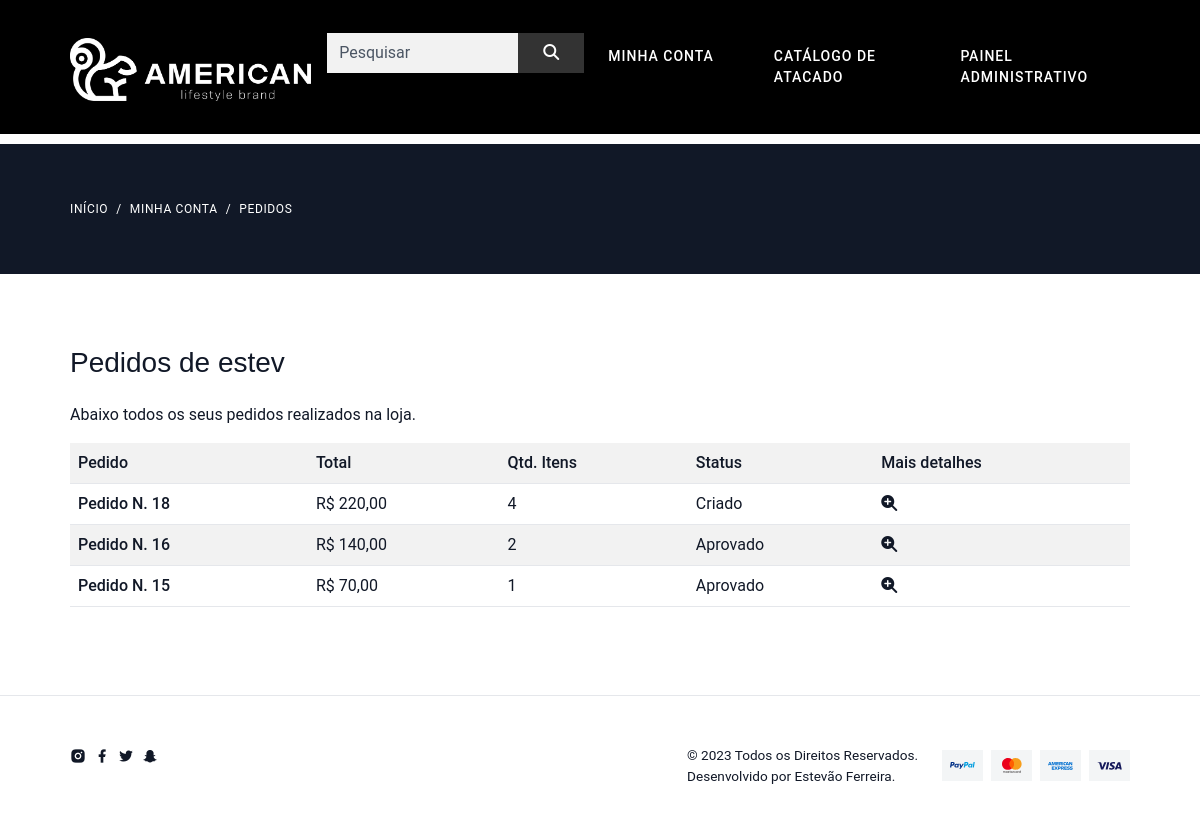
Before: /pedido/lista/ (signed in) with the older database file.
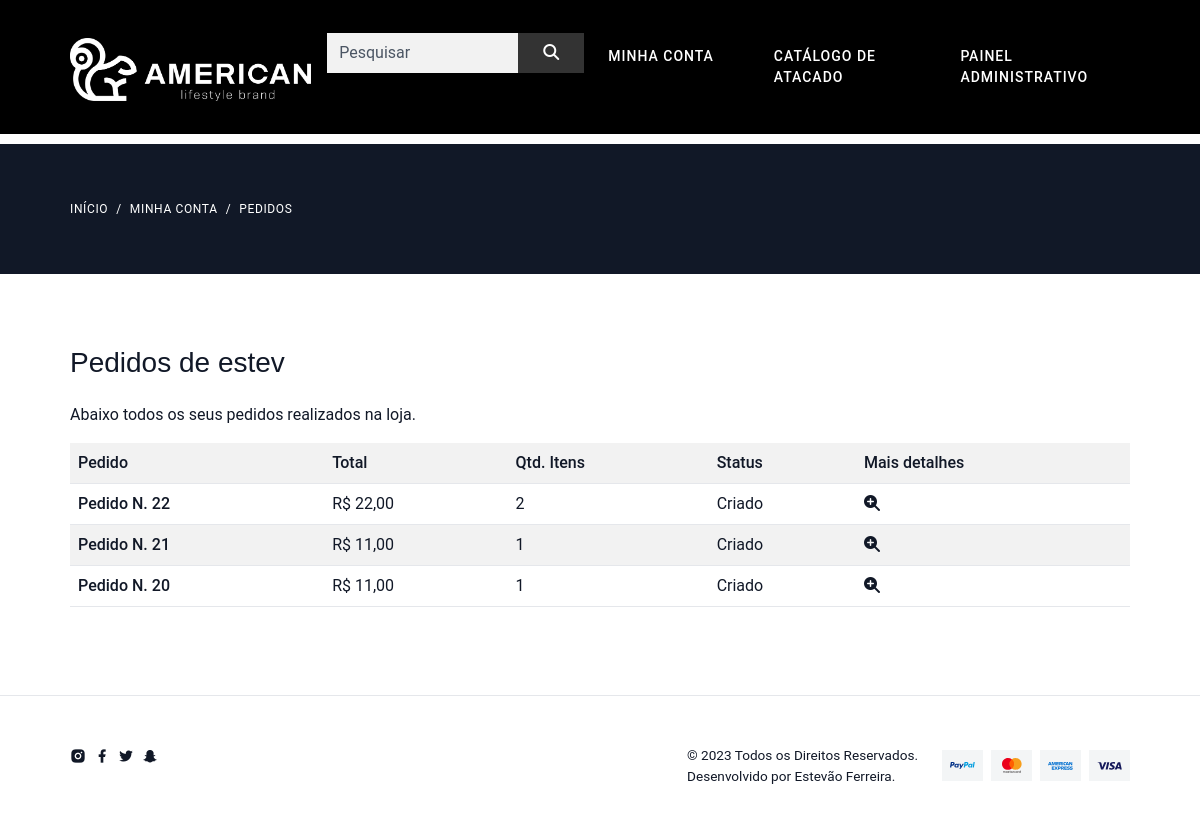
After: the same page with the newer database file.
### pedido/models.py (models this page shows, shortened)
class Pedido(models.Model):
    usuario = models.ForeignKey(User, on_delete=models.CASCADE)
    total = models.FloatField()
    qtd_total = models.PositiveIntegerField()
    status = models.CharField(
        default="C",
        max_length=1,
        choices=(
            ('C', 'Criado'),
            ('A', 'Aprovado'),
        )
    )
    data = models.DateField(default=timezone.now,
                            verbose_name='Data do pedido')
    pagamento = models.CharField(
        default="C",
        max_length=1,
        choices=(
            ('C', 'Cartão'),
            ('D', 'Dinheiro'),
        )
    )
    vendedor = models.ForeignKey(
        Vendedor, on_delete=models.CASCADE, blank=True, null=True)
    def __str__(self):
        return f'Pedido N. {self.pk}'

### pedido/views.py (the view)
# urls.py: path('lista/', views.Lista.as_view(), name='lista'),
class Lista(DispatchLoginRequiredMixin, ListView):
    model = Pedido
    context_object_name = 'pedidos'
    template_name = 'pedido/lista.html'
    paginate_by = 10
    ordering = ['-id']
    def get_context_data(self, **kwargs):
        context = super().get_context_data(**kwargs)
        context['categorias'] = models.Categoria.objects.all()
        return context

### pedido/views.py (called while the page is built)
    def dispatch(self, *args, **kwargs):
        if not self.request.user.is_authenticated:
            return redirect('perfil:criar')
        return super().dispatch(*args, **kwargs)

    def get_queryset(self, *args, **kwargs):
        qs = super().get_queryset(*args, **kwargs)
        qs = qs.filter(usuario=self.request.user)
        return qs

### produto/templatetags/omfilters.py (called while the page is built)
@register.filter
def formata_preco(val):
    return utils.formata_preco(val)

### utils/utils.py (called while the page is built)
def formata_preco(val):
    return f'R$ {val:.2f}'.replace('.', ',')

### pedido/templates/pedido/lista.html (shortened to what this page needs)
{% extends 'base.html' %}
{% load omfilters %}
{% block conteudo %}
<section class="mt-0 ">
    <div class="bg-dark py-6">
        <div class="container-fluid">
            <nav class="m-0" aria-label="breadcrumb">
                <ol class="breadcrumb m-0">
                    <li class="breadcrumb-item breadcrumb-light"><a>Início</a></li>
                    <li class="breadcrumb-item breadcrumb-light"><a>Minha conta</a></li>
                    <li class="breadcrumb-item  breadcrumb-light active" aria-current="page">Pedidos</li>
                </ol>
            </nav>
        </div>
    </div>
    <div class="container-fluid mt-5">
        <div class="row">
            <div class="col">
                <br>
                <h3 class="mb-4">Pedidos de {{ user }}</h3>
                <p>Abaixo todos os seus pedidos realizados na loja.</p>
                <div class="table-responsive">
                    <table class="table table-striped">
                        <tr>
                            <th scope="col">Pedido</th>
                            <th scope="col">Total</th>
                            <th scope="col">Qtd. Itens</th>
                            <th scope="col">Status</th>
                            <th scope="col">Mais detalhes</th>
                        </tr>
                        {% for pedido in pedidos %}
                        <tr>
                            <th scope="row">{{ pedido }}</td>
                            <td>{{ pedido.total|formata_preco }}</td>
                            <td>{{ pedido.qtd_total }}</td>
                            <td>{{ pedido.get_status_display }}</td>
                            <td>
                                <a href="{% url 'pedido:detalhe' pedido.id %}">
                                    <i class="fa fa-search-plus ml-2"></i>
                                </a>
                            </td>
                        </tr>
                        {% endfor %}
                    </table>
                </div>
            </div>
        </div>
    </div>
</section>
{% endblock %}

### templates/base.html (shortened to what this page needs)
<!doctype html>
<html lang="pt-BR">
<head>
    {% include 'parciais/_head.html' %}
</head>
<body>
    {% include 'parciais/_nav.html' %}
        {% block conteudo %}{% endblock %}
    {% include 'parciais/_footer.html' %}
</body>
</html>

### templates/parciais/_head.html (shortened to what this page needs)
{% load static %}
<link rel="stylesheet" href="{% static 'css/libs.bundle.css'%}" />
<link rel="stylesheet" href="{% static 'css/theme.bundle.css'%}" />

### templates/parciais/_nav.html (shortened to what this page needs)
{% load omfilters %}
{% load static %}
<nav class="navbar navbar-expand-lg navbar-dark" style="background-color: #000; margin-bottom: 10px;">
    <div class="container-fluid position-relative">
        <a class="navbar-brand" href="{% url 'produto:lista' %}">
            <img src="{% static 'images/logos/logoab.png'%}" alt="HTML Bootstrap Template by Pixel Rocket"
                style="width: 280px; margin-top: 05px;" class="img-fluid">
        </a>
        <div class="collapse navbar-collapse" id="navbarNavDropdown">
            <ul class="navbar-nav ms-auto">
                <li class="nav-item" style="margin-top: 15px;">
                    <form class="input-group" method="GET" action="{% url 'produto:busca' %}">
                        <input name="termo" value="{{ request.GET.termo }}" class="form-control border-0"
                            placeholder="Pesquisar" style="background-color: #f2f2f2; height: 40px;">
                        <div class="input-group-append">
                            <button class="btn btn-secondary py-0" type="submit"
                                style="background-color: #333; border-color: #333; height: 40px;">
                                <i class="fa fa-search"></i>
                            </button>
                        </div>
                    </form>
                </li>
                <br>
                {% if request.user.is_authenticated %}
                <li class="nav-item dropdown">
                    <a class="nav-link dropdown-toggle" href="#" id="navbarDropdown" role="button"
                        data-bs-toggle="dropdown" aria-expanded="false"
                        style="font-size: 14px; background-color:  #000;">
                        Minha conta
                    </a>
                </li>
                <li class="nav-item">
                    <a class="nav-link" href="{% url 'cliente:codigo_acesso' %}"
                        style="font-size: 14px; background-color:  #000;">
                        Catálogo de atacado
                    </a>
                </li>
                {% if request.user.is_superuser %}
                <li class="nav-item">
                    <a class="nav-link" href="{% url 'gestao:dashboard' %}"
                        style="font-size: 14px; background-color:  #000;">
                        Painel Administrativo
                    </a>
                </li>
                {% endif %}
                {% endif %}
            </ul>
        </div>
    </div>
</nav>

### templates/parciais/_footer.html (shortened to what this page needs)
{% load static %}
 <br><br>
<footer class="border-top py-5 mt-4  ">
    <div class="container-fluid">
        <div class="d-flex justify-content-between align-items-center flex-column flex-lg-row">
            <div>
                <ul class="list-unstyled">
                    <li class="d-inline-block me-1"><a class="text-decoration-none text-dark-hover transition-all"
                            href="#"><i class="ri-instagram-fill"></i></a></li>
                    <li class="d-inline-block me-1"><a class="text-decoration-none text-dark-hover transition-all"
                            href="#"><i class="ri-facebook-fill"></i></a></li>
                    <li class="d-inline-block me-1"><a class="text-decoration-none text-dark-hover transition-all"
                            href="#"><i class="ri-twitter-fill"></i></a></li>
                    <li class="d-inline-block me-1"><a class="text-decoration-none text-dark-hover transition-all"
                            href="#"><i class="ri-snapchat-fill"></i></a></li>
                </ul>
            </div>
            <div class="d-flex align-items-center justify-content-end flex-column flex-lg-row">
                <p class="small m-0 text-center text-lg-start">&copy; 2023 Todos os Direitos Reservados. <br>
                    Desenvolvido por Estevão Ferreira.
                </p>
                <ul class="list-unstyled mb-0 ms-lg-4 mt-3 mt-lg-0 d-flex justify-content-end align-items-center">
                    <li class="bg-light p-2 d-flex align-items-center justify-content-center me-2">
                        <i class="pi pi-sm pi-paypal"></i>
                    </li>
                    <li class="bg-light p-2 d-flex align-items-center justify-content-center me-2">
                        <i class="pi pi-sm pi-mastercard"></i>
                    </li>
                    <li class="bg-light p-2 d-flex align-items-center justify-content-center me-2">
                        <i class="pi pi-sm pi-american-express"></i>
                    </li>
                    <li class="bg-light p-2 d-flex align-items-center justify-content-center"><i
                            class="pi pi-sm pi-visa"></i>
                    </li>
                </ul>
            </div>
        </div>
    </div>
</footer>

### templates/static/css/libs.bundle.css (style rules this page uses)
:root { --swiper-theme-color: #007aff }
:root { --swiper-navigation-size: 44px }

Changed rows visible on the page:
removed Pedido: id "Pedido N. 18", total "R$ 220,00", qtd_total "4", status "Criado"
removed Pedido: id "Pedido N. 16", total "R$ 140,00", qtd_total "2", status "Aprovado"
removed Pedido: id "Pedido N. 15", total "R$ 70,00", qtd_total "1", status "Aprovado"
added Pedido: id "Pedido N. 22", total "R$ 22,00", qtd_total "2", status "Criado"
added Pedido: id "Pedido N. 21", total "R$ 11,00", qtd_total "1", status "Criado"
added Pedido: id "Pedido N. 20", total "R$ 11,00", qtd_total "1", status "Criado"
